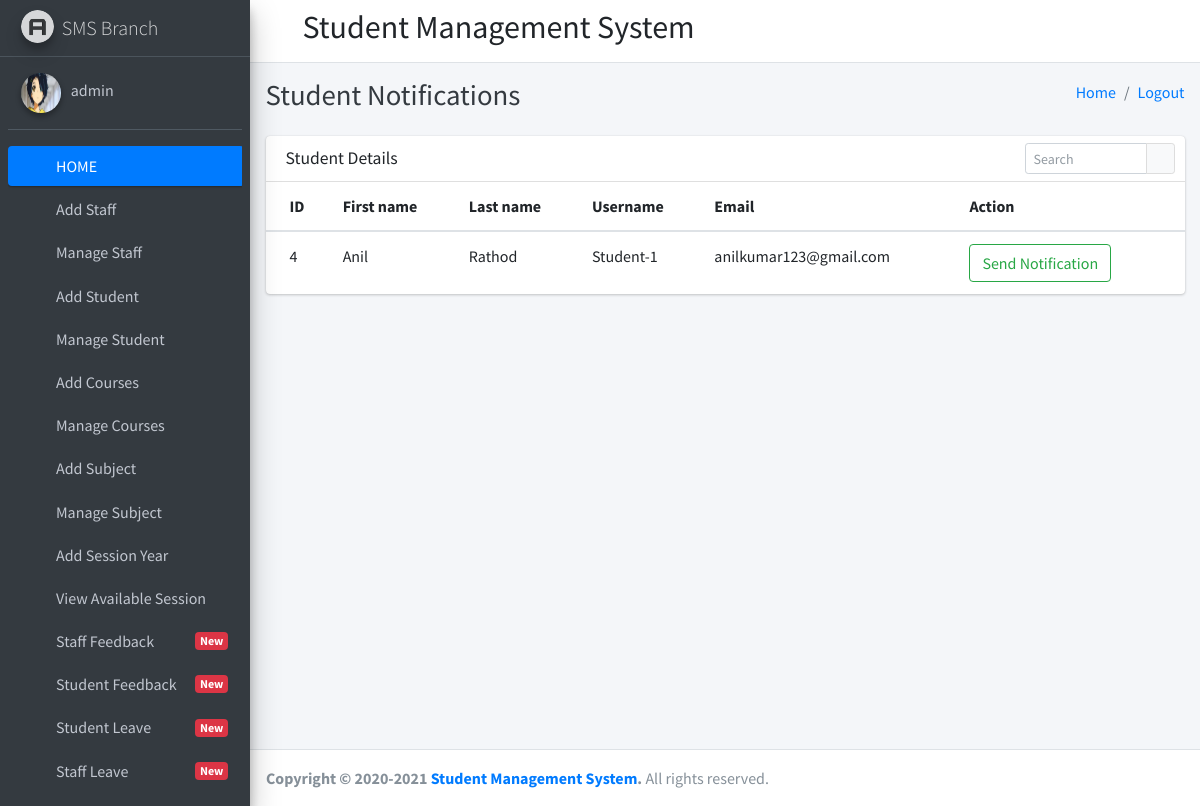
Page /admin_sendnotification_student (signed in) on the committed database.
### student_management_app/models.py (models this page shows)
class CustomUser(AbstractUser):
    user_type_data=((1,"HOD"),(2,"Staff"),(3,"Student"))
    user_type=models.CharField(default=1,choices=user_type_data,max_length=10)

class Students(models.Model):
    id=models.AutoField(primary_key=True)
    admin=models.OneToOneField(CustomUser,on_delete=models.CASCADE,default="")
    gender=models.CharField(max_length=255,default="")
    address=models.TextField()
    course_id=models.ForeignKey(Courses,on_delete=models.DO_NOTHING)
    session_year_id=models.ForeignKey(SessionYearModel,on_delete=models.CASCADE,default="")
    created_at=models.DateTimeField(auto_now_add=True)
    updated_at=models.DateTimeField(auto_now_add=True)
    objects = models.Manager()

### student_management_app/HodViews.py (the view)
# urls.py: path('admin_sendnotification_student', HodViews.admin_sendnotification_student,name="admin_sendnotification_student"),
def admin_sendnotification_student(request):
    student=Students.objects.all()
    return render(request,"hod_templates/student_notification.html",{'students':student})

### student_management_app/context_processors.py (called while the page is built)
def google_analytics(request: HttpRequest):
    return {
        'GA_KEY': settings.GOOGLE_ANALYTICS_KEY,
    }

### student_management_app/templates/hod_templates/student_notification.html (shortened to what this page needs)
{% extends 'hod_templates/base_template.html' %}
{% block page_title %}
Student Notifications
{% endblock page_title %}
{% block main_content %}
    <section class="content">
      <div class="container-fluid">
  <div class="row">
          <div class="col-12">
            <div class="card">
              <div class="card-header">
                <h3 class="card-title">Student Details</h3>
                <div class="card-tools">
                  <div class="input-group input-group-sm" style="width: 150px;">
                    <input type="text" name="table_search" class="form-control float-right" placeholder="Search">
                    <div class="input-group-append">
                      <button type="submit" class="btn btn-default"><i class="fas fa-search"></i></button>
                    </div>
                  </div>
                </div>
              </div>
              <div class="card-body table-responsive p-0">
                <table class="table table-hover text-nowrap">
                  <thead>
                    <tr>
                      <th>ID</th>
                      <th>First name</th>
                      <th>Last name</th>
                      <th>Username</th>
                      <th>Email</th>
                      <th>Action</th>
                    </tr>
                  </thead>
                  <tbody>
                    {% for student in students %}
                  <tr>
                    <td>{{ student.admin.id }}</td>
                    <td>{{ student.admin.first_name }}</td>
                    <td>{{ student.admin.last_name }}</td>
                    <td>{{ student.admin.username }}</td>
                    <td>{{ student.admin.email }}</td>
                    <td><a href="/notify_student/{{ student.admin.id }}" class="btn btn-outline-success " >Send Notification</a> </td>
                  </tr>
                  {% endfor %}
                  </tbody>
                </table>
              </div>
            </div>
          </div>
        </div>
      </div>
    </section>
{% endblock main_content %}

### student_management_app/templates/hod_templates/sidebar_content.html (shortened to what this page needs)
{% load static %}
<aside class="main-sidebar sidebar-dark-primary elevation-4">
    <a href="index3.html" class="brand-link">
      <img src="{% static 'dist/img/AdminLTELogo.png' %}" alt="AdminLTE Logo" class="brand-image img-circle elevation-3"
           style="opacity: .8">
      <span class="brand-text font-weight-light">SMS Branch</span>
    </a>
    <div class="sidebar">
      <div class="user-panel mt-3 pb-3 mb-3 d-flex">
        <div class="image">
          <img src="{% static 'dist/img/aarti.jpg' %}" class="img-circle elevation-2" alt="User Image" style="height: 2.5rem;
    width: 2.5rem;
}">
        </div>
        <div class="info">
          <a href="/admin_profile" class="d-block">{{ user.username }}</a>
        </div>
      </div>
      <nav class="mt-2">
        <ul class="nav nav-pills nav-sidebar flex-column" data-widget="treeview" role="menu" data-accordion="false">
          <li class="nav-item has-treeview menu-open">
            <a href="http://127.0.0.1:8000/admin_home" class="nav-link active">
              <i class="nav-icon fas fa-tachometer-alt"></i>
              <p>
                HOME
              </p>
            </a>
          </li>
          <li class="nav-item">
            <a href="/add_staff" class="nav-link">
              <i class="nav-icon fas fa-th"></i>
              <p>
                Add Staff
              </p>
            </a>
          </li>
          <li class="nav-item">
            <a href="/manage_staff" class="nav-link">
              <i class="nav-icon fas fa-th"></i>
              <p>
                Manage Staff
              </p>
            </a>
          </li>
          <li class="nav-item">
            <a href="/add_student" class="nav-link">
              <i class="nav-icon fas fa-th"></i>
              <p>
                Add Student
              </p>
            </a>
          </li>
          <li class="nav-item">
            <a href="/manage_student" class="nav-link">
              <i class="nav-icon fas fa-th"></i>
              <p>
                Manage Student
              </p>
            </a>
          </li>
          <li class="nav-item">
            <a href="/add_course" class="nav-link">
              <i class="nav-icon fas fa-th"></i>
              <p>
                Add Courses
              </p>
            </a>
          </li>
          <li class="nav-item">
            <a href="/manage_course" class="nav-link">
              <i class="nav-icon fas fa-th"></i>
              <p>
                Manage Courses
              </p>
            </a>
          </li>
          <li class="nav-item">
            <a href="/add_subject" class="nav-link">
              <i class="nav-icon fas fa-th"></i>
              <p>
                Add Subject
              </p>
            </a>
          </li>
          <li class="nav-item">
            <a href="/manage_subject" class="nav-link">
              <i class="nav-icon fas fa-th"></i>
              <p>
                Manage Subject
              </p>
            </a>
          </li>
          <li class="nav-item">
            <a href="/add_session" class="nav-link">
              <i class="nav-icon fas fa-th"></i>
              <p>
                Add Session Year
              </p>
            </a>
          </li>
          <li class="nav-item">
            <a href="/manage_session" class="nav-link">
              <i class="nav-icon fas fa-th"></i>
              <p>
                View Available Session
              </p>
            </a>
          </li>
          <li class="nav-item">
            <a href="/staff_feedback_message" class="nav-link">
              <i class="nav-icon fas fa-th"></i>
              <p>
                Staff Feedback
                <span class="right badge badge-danger">New</span>
              </p>
            </a>
          </li>
          <li class="nav-item">
            <a href="/student_feedback_message" class="nav-link">
              <i class="nav-icon fas fa-th"></i>
              <p>
                Student Feedback
                <span class="right badge badge-danger">New</span>
              </p>
            </a>
          </li>
          <li class="nav-item">
            <a href="/student_leave_view" class="nav-link">
              <i class="nav-icon fas fa-th"></i>
              <p>
                Student Leave
                <span class="right badge badge-danger">New</span>
              </p>
            </a>
          </li>
          <li class="nav-item">
            <a href="/staff_leave_view" class="nav-link">
              <i class="nav-icon fas fa-th"></i>
              <p>
                Staff Leave
                <span class="right badge badge-danger">New</span>
              </p>
            </a>
          </li>
          <li class="nav-item">
            <a href="/admin_sendnotification_staff" class="nav-link">
            </a>
          </li>
        </ul>
      </nav>
    </div>
  </aside>

### rows in the picture
CustomUser: username "admin"
Students: admin.id "4", admin.first_name "Anil", admin.last_name "Rathod", admin.username "Student-1", admin.email "anilkumar123@gmail.com"
